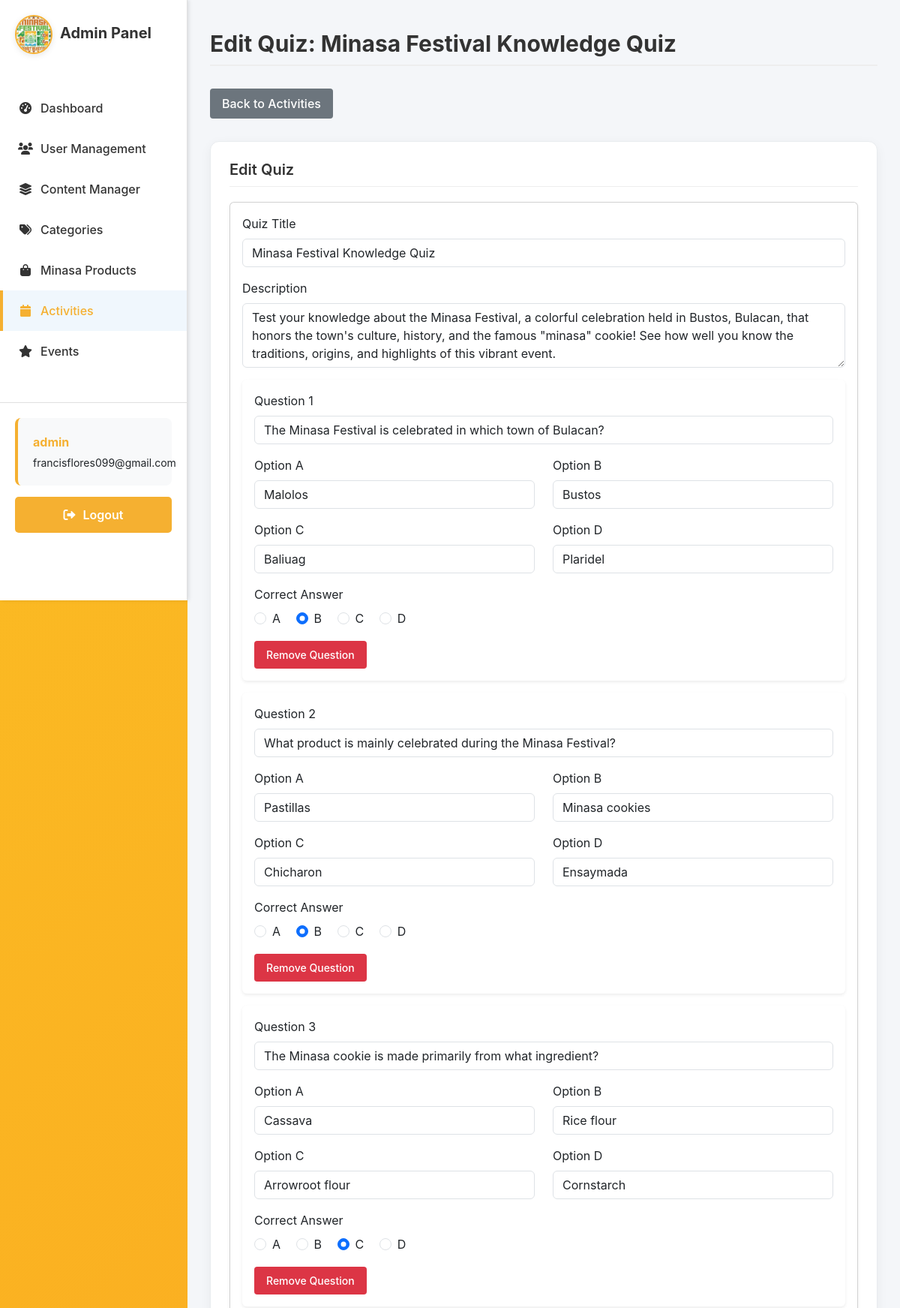
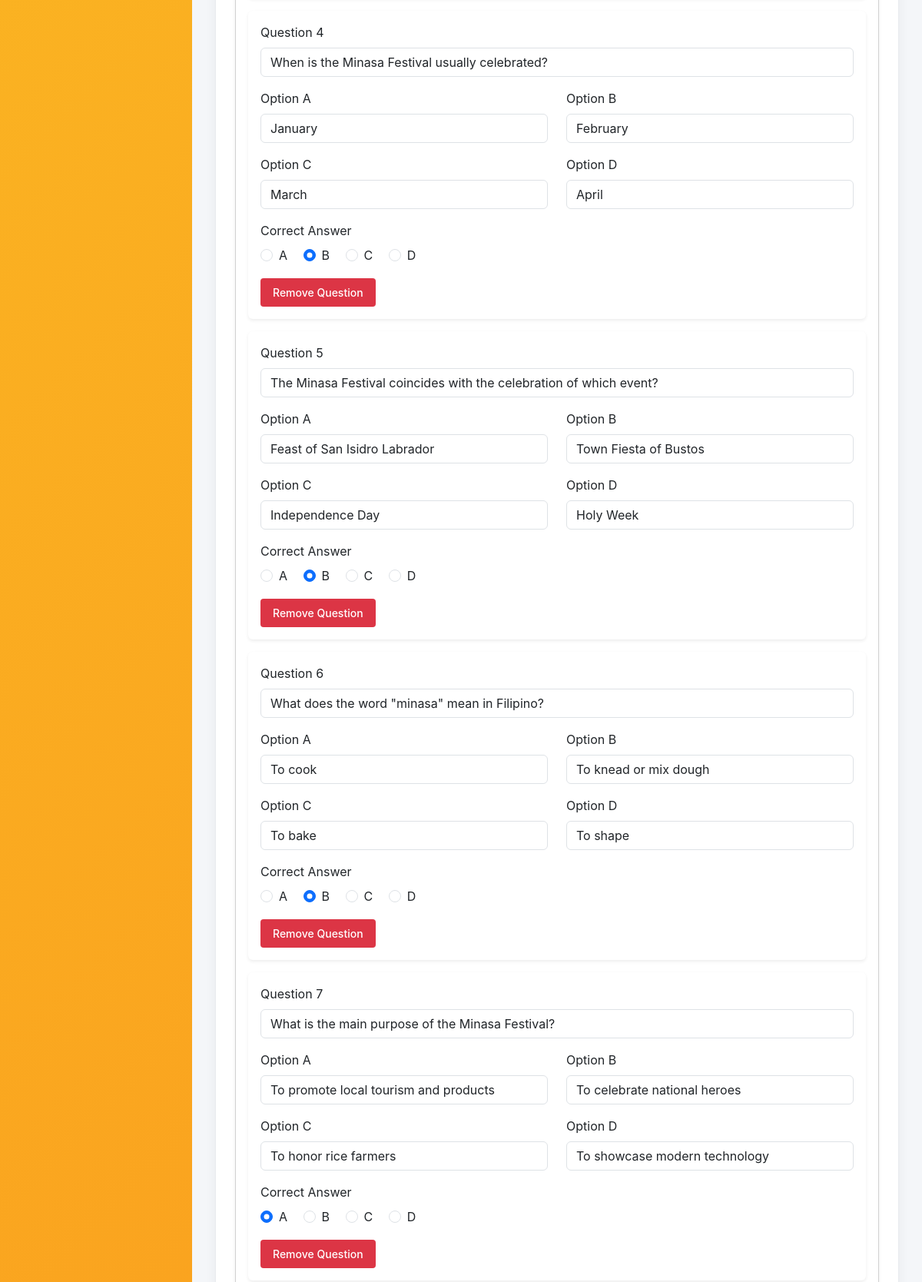
Screenshot of /users/quiz/4/edit/ (signed in, upper part) with the database file from the repository (2 pictures, top to bottom).
### sections/models.py (models this page shows, shortened)
class Quiz(models.Model):
    title = models.CharField(max_length=200)
    description = models.TextField(blank=True, null=True)
    created_by = models.ForeignKey(User, on_delete=models.CASCADE)
    created_at = models.DateTimeField(auto_now_add=True)
    updated_at = models.DateTimeField(auto_now=True)
    class Meta:
        verbose_name = "Quiz"
        verbose_name_plural = "Quizzes"
        ordering = ['-created_at']

class Question(models.Model):
    quiz = models.ForeignKey(Quiz, on_delete=models.CASCADE, related_name='questions')
    text = models.TextField()
    order = models.PositiveIntegerField(default=0)
    class Meta:
        ordering = ['order']

class Answer(models.Model):
    question = models.ForeignKey(Question, on_delete=models.CASCADE, related_name='answers')
    text = models.CharField(max_length=500)
    is_correct = models.BooleanField(default=False)

### sections/views.py (the view, shortened to what this page needs)
# urls.py: path('quiz/<int:quiz_id>/edit/', views.quiz_edit, name='quiz-edit'),
@login_required
def quiz_edit(request, quiz_id):
    if request.user.username == 'admin' or request.user.is_superuser:
        quiz = get_object_or_404(Quiz, id=quiz_id)
        questions = quiz.questions.all().order_by('order')
        questions_data = []
        for question in questions:
            answers = question.answers.all()
            answer_dict = {}
            correct_answer = None
            for answer in answers:
                if answer.is_correct:
                    correct_answer = 'A' if answer.text == answers[0].text else 'B' if answer.text == answers[1].text else 'C' if answer.text == answers[2].text else 'D'
                if len(answers) > 0 and answer == answers[0]:
                    answer_dict['A'] = answer.text
                elif len(answers) > 1 and answer == answers[1]:
                    answer_dict['B'] = answer.text
                elif len(answers) > 2 and answer == answers[2]:
                    answer_dict['C'] = answer.text
                elif len(answers) > 3 and answer == answers[3]:
                    answer_dict['D'] = answer.text
            questions_data.append({
                'text': question.text,
                'answers': answer_dict,
                'correct': correct_answer
            })
        context = {
            'quiz': quiz,
            'questions_data': questions_data,
        }
        return render(request, 'adminpage/quiz_edit.html', context)
    return redirect('home')

### sections/templates/adminpage/quiz_edit.html (shortened to what this page needs)
{% extends "users/base.html" %}
{% load static %}
{% block content %}
<link rel="stylesheet" href="{% static 'css/adminside.css' %}">
<div class="admin-sidebar">
    <div class="sidebar-header">
        <div class="logo-container">
            <img src="/media/images/logo.png" alt="Minasa Festival Logo" style="max-width: 80px; height: auto;" />
        </div>
        <h2>Admin Panel</h2>
    </div>
    <ul class="admin-nav">
        <li><a href="{% url 'adminpage-admin-dashboard' %}"><i class="fas fa-tachometer-alt"></i> Dashboard</a></li>
        <li><a href="{% url 'adminpage-user-management' %}"><i class="fas fa-users"></i> User Management</a></li>
        <li><a href="{% url 'adminpage-content-manager' %}"><i class="fas fa-layer-group"></i> Content Manager</a></li>
        <li><a href="{% url 'adminpage-category-manager' %}"><i class="fas fa-tags"></i> Categories</a></li>
        <li><a href="{% url 'adminpage-minasa-products' %}"><i class="fas fa-shopping-bag"></i> Minasa Products</a></li>
        <li><a href="#" class="active"><i class="fas fa-calendar"></i> Activities</a></li>
        <li><a href="{% url 'adminpage-festival-calendar' %}"><i class="fas fa-star"></i> Events</a></li>
    </ul>
    <div class="admin-actions">
        <div class="admin-user-info">
            <p><strong>{{ user.username }}</strong></p>
            <p>{{ user.email|default:"No email" }}</p>
        </div>
        <form method="post" action="{% url 'logout' %}">
            <button type="submit" class="btn-logout"><i class="fas fa-sign-out-alt"></i> Logout</button>
        </form>
    </div>
</div>
<div class="admin-content">
    <div class="admin-header">
        <h1>Edit Quiz: {{ quiz.title }}</h1>
        <a href="{% url 'adminpage-activities' %}" class="btn btn-secondary">Back to Activities</a>
    </div>
    <div class="admin-panels">
        <section class="panel">
            <h2>Edit Quiz</h2>
            <div class="card shadow-sm">
                <div class="card-body">
                    <form id="editQuizForm" method="post" action="{% url 'quiz-edit' quiz.id %}">
                        <div class="mb-3">
                            <label for="quizTitle" class="form-label">Quiz Title</label>
                            <input type="text" class="form-control" id="quizTitle" name="quiz_title" value="{{ quiz.title }}" placeholder="Enter quiz title" required>
                        </div>
                        <div class="mb-3">
                            <label for="quizDescription" class="form-label">Description</label>
                            <textarea class="form-control" id="quizDescription" name="quiz_description" rows="3" placeholder="Enter quiz description">{{ quiz.description|default:"" }}</textarea>
                        </div>
                        <div id="questionsContainer">
                            {% for question_data in questions_data %}
                                <div class="question-card card mb-3 border-0 shadow-sm">
                                    <div class="card-body">
                                        <div class="mb-3">
                                            <label class="form-label">Question {{ forloop.counter }}</label>
                                            <input type="text" class="form-control" name="question_text" value="{{ question_data.text }}" placeholder="Enter question text" required>
                                        </div>
                                        <div class="row">
                                            <div class="col-md-6 mb-3">
                                                <label class="form-label">Option A</label>
                                                <input type="text" class="form-control" name="option_a_{{ forloop.counter0 }}" value="{{ question_data.answers.A|default:'' }}" placeholder="Enter option A" required>
                                            </div>
                                            <div class="col-md-6 mb-3">
                                                <label class="form-label">Option B</label>
                                                <input type="text" class="form-control" name="option_b_{{ forloop.counter0 }}" value="{{ question_data.answers.B|default:'' }}" placeholder="Enter option B" required>
                                            </div>
                                        </div>
                                        <div class="row">
                                            <div class="col-md-6 mb-3">
                                                <label class="form-label">Option C</label>
                                                <input type="text" class="form-control" name="option_c_{{ forloop.counter0 }}" value="{{ question_data.answers.C|default:'' }}" placeholder="Enter option C" required>
                                            </div>
                                            <div class="col-md-6 mb-3">
                                                <label class="form-label">Option D</label>
                                                <input type="text" class="form-control" name="option_d_{{ forloop.counter0 }}" value="{{ question_data.answers.D|default:'' }}" placeholder="Enter option D" required>
                                            </div>
                                        </div>
                                        <div class="mb-3">
                                            <label class="form-label">Correct Answer</label><br>
                                            <div class="form-check form-check-inline">
                                                <input class="form-check-input" type="radio" name="correct_answer_{{ forloop.counter0 }}" value="A" {% if question_data.correct == 'A' %}checked{% endif %} required>
                                                <label class="form-check-label">A</label>
                                            </div>
                                            <div class="form-check form-check-inline">
                                                <input class="form-check-input" type="radio" name="correct_answer_{{ forloop.counter0 }}" value="B" {% if question_data.correct == 'B' %}checked{% endif %}>
                                                <label class="form-check-label">B</label>
                                            </div>
                                            <div class="form-check form-check-inline">
                                                <input class="form-check-input" type="radio" name="correct_answer_{{ forloop.counter0 }}" value="C" {% if question_data.correct == 'C' %}checked{% endif %}>
                                                <label class="form-check-label">C</label>
                                            </div>
                                            <div class="form-check form-check-inline">
                                                <input class="form-check-input" type="radio" name="correct_answer_{{ forloop.counter0 }}" value="D" {% if question_data.correct == 'D' %}checked{% endif %}>
                                                <label class="form-check-label">D</label>
                                            </div>
                                        </div>
                                        <button type="button" class="btn btn-danger btn-sm removeQuestionBtn" {% if forloop.counter == 1 %}disabled{% endif %}>Remove Question</button>
                                    </div>
                                </div>
                            {% endfor %}
                        </div>
                    </form>
                </div>
            </div>
        </section>
    </div>
</div>
{% endblock %}

### minasaelearning/static/css/auth.css (style rules this page uses)
body { background: linear-gradient(135deg, #fbbf24 0%, #f97316 100%); min-height: 100vh; display: flex; align-items: center; justify-content: center; padding: 1rem; background-attachment: fixed; font-family: -apple-system, BlinkMacSystemFont, 'Segoe UI', Roboto, Oxygen, Ubuntu, Cantarell, sans-serif; }
.btn { padding: 0.5rem 1rem; border: none; border-radius: 4px; cursor: pointer; font-weight: 500; }

### minasaelearning/static/css/adminside.css (style rules this page uses)
.admin-sidebar { width: 250px; background-color: #fff; height: 100vh; position: fixed; left: 0; top: 0; padding: 20px 0; display: flex; flex-direction: column; border-right: 1px solid #e0e0e0; box-shadow: 2px 0 5px rgba(0,0,0,0.1); z-index: 900; }
.sidebar-header { padding: 0 20px; margin-bottom: 30px; display: flex; align-items: center; }
.sidebar-header img { width: 50px; height: 50px; margin-right: 10px; border-radius: 50%; border: 2px solid #f5b031; object-fit: cover; }
.sidebar-header h2 { color: #f5b031; font-size: 20px; margin: 0; font-weight: 700; margin: 0 0 20px 0; color: #333; }
.admin-nav { list-style: none; padding: 0; margin: 0; flex-grow: 1; }
.admin-nav li { padding: 0; }
.admin-nav a { display: flex; align-items: center; padding: 15px 20px; color: #333; text-decoration: none; transition: background-color 0.3s, color 0.3s; border-left: 4px solid transparent; font-weight: 500; }
.admin-nav a:hover, .admin-nav a.active { background-color: #f0f7fd; color: #f5b031; border-left: 4px solid #f5b031; }
.admin-nav i { margin-right: 10px; width: 20px; text-align: center; }
.admin-actions { margin-top: auto; margin-bottom: 50px; padding: 20px; border-top: 1px solid #e0e0e0; }
.btn-logout { display: flex; align-items: center; justify-content: center; padding: 12px 20px; color: #fff; text-decoration: none; background-color: #f5b031; border: none; border-radius: 5px; font-weight: 600; transition: background-color 0.3s; cursor: pointer; width: 100%; }
.btn-logout i { margin-right: 10px; }
.admin-content { margin-left: 250px; padding: 30px; width: calc(100% - 250px); background-color: #f4f6f9; min-height: 100vh; box-sizing: border-box; }
.admin-content h1 { color: #333; margin-bottom: 30px; margin-top: 10px; font-size: 30px; font-weight: 700; border-bottom: 2px solid #eee; padding-bottom: 10px; }
.admin-panels { margin-top: 30px; }
.panel { background: #ffffff; padding: 25px; border-radius: 12px; box-shadow: 0 4px 15px rgba(0, 0, 0, 0.05); border: 1px solid #e9ecef; margin-bottom: 30px; }
.panel h2 { margin: 0 0 20px 0; color: #333; font-size: 20px; font-weight: 600; border-bottom: 1px solid #eee; padding-bottom: 10px; }
.admin-user-info { padding: 15px 20px; margin-bottom: 15px; background-color: #f8f9fa; border-radius: 8px; border-left: 4px solid #f5b031; }
.admin-user-info p { margin: 5px 0; font-size: 14px; }
.admin-user-info p strong { color: #f5b031; font-size: 16px; }

### sections/templates/adminpage/quiz_edit.html (style rules this page uses)
body { background-color: #f4f6f9 !important; margin: 0; padding: 0; }
.logo-container { display: flex; justify-content: center; align-items: center; margin-bottom: 15px; }
.logo-container img { border-radius: 8px; box-shadow: 0 2px 8px rgba(0,0,0,0.1); transition: transform 0.3s ease; }

### rows the page displays
Quiz: title "Minasa Festival Knowledge Quiz", quiz_title "Minasa Festival Knowledge Quiz", quiz_description "Test your knowledge about the Minasa Festival, a colorful celebration held in Bustos, Bulacan, that honors the town's culture, history, and the famous \"minasa\" cookie! See how well you know the traditions, origins, and highlights of this vibrant event."
Question: question_text "The Minasa Festival is celebrated in which town of Bulacan?"
Answer: option_a_0 "Malolos"
Answer: option_b_0 "Bustos"
Answer: option_c_0 "Baliuag"
Answer: option_d_0 "Plaridel"
Question: question_text "What product is mainly celebrated during the Minasa Festival?"
Answer: answers.A "Pastillas"
Answer: answers.B "Minasa cookies"
Answer: answers.C "Chicharon"
Answer: answers.D "Ensaymada"
Question: question_text "The Minasa cookie is made primarily from what ingredient?"
Answer: answers.A "Cassava"
Answer: answers.B "Rice flour"
Answer: answers.C "Arrowroot flour"
Answer: answers.D "Cornstarch"
Question: question_text "When is the Minasa Festival usually celebrated?"
Answer: answers.A "January"
Answer: answers.B "February"
Answer: answers.C "March"
Answer: answers.D "April"
Question: question_text "The Minasa Festival coincides with the celebration of which event?"
Answer: answers.A "Feast of San Isidro Labrador"
Answer: answers.B "Town Fiesta of Bustos"
Answer: answers.C "Independence Day"
Answer: answers.D "Holy Week"
Question: question_text "What does the word \"minasa\" mean in Filipino?"
Answer: answers.A "To cook"
Answer: answers.B "To knead or mix dough"
Answer: answers.C "To bake"
Answer: answers.D "To shape"
Question: question_text "What is the main purpose of the Minasa Festival?"
Answer: answers.A "To promote local tourism and products"
Answer: answers.B "To celebrate national heroes"
Answer: answers.C "To honor rice farmers"
Answer: answers.D "To showcase modern technology"

### other values shown
{{ user.username }} "admin"
{{ user.email|default:"No email" }} "francisflores099@gmail.com"
